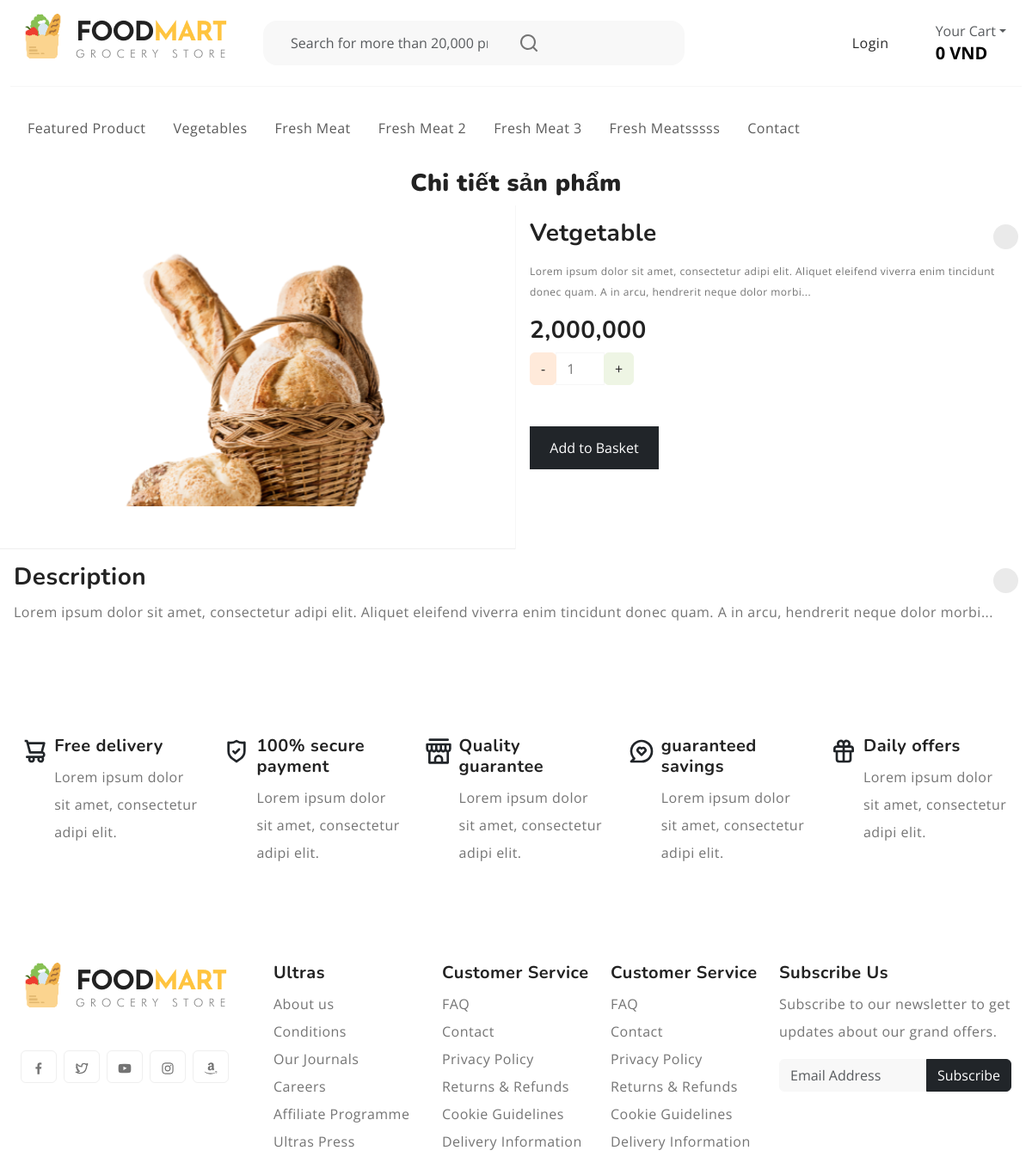
/views/FoodMart/shop-details.php?detail=13, run on the app's committed database.
### tables this page shows
CREATE TABLE `categories` (
  `category_id` int(11) NOT NULL,
  `category_name` varchar(255) DEFAULT NULL,
  `is_host` int(11) NOT NULL,
  `create_at` datetime DEFAULT current_timestamp()
);

CREATE TABLE `products` (
  `product_id` int(11) NOT NULL,
  `category_id` int(11) NOT NULL,
  `name_sp` varchar(250) NOT NULL,
  `price` int(11) NOT NULL,
  `discount` int(11) NOT NULL,
  `img` varchar(500) NOT NULL,
  `content` varchar(5000) NOT NULL,
  `description` longtext NOT NULL,
  `is_host` int(11) NOT NULL,
  `create_at` datetime DEFAULT current_timestamp()
);

### views/FoodMart/controller/headerController.php (called while the page is built, shortened)
<?php
require '../../db/db.php';
mysqli_select_db($conn, "ecommerce");
$sql_categories2 = "SELECT * FROM Categories";
$result_categories2 = $conn->query($sql_categories2);
?>

### views/FoodMart/controller/shopDetailController.php (called while the page is built, shortened)
<?php
require '../../db/db.php';
mysqli_select_db($conn, "ecommerce");
if (isset($_GET["detail"])) {
    $product_id = mysqli_real_escape_string($conn, $_GET["detail"]);
    $sql = "SELECT DISTINCT product_id, name_sp, content, discount, img, price, description, category_id
            FROM Products
            WHERE product_id = '$product_id' LIMIT 1";
    $result = $conn->query($sql);
    if ($result && $result->num_rows > 0) {
        $list = mysqli_fetch_assoc($result);
    } else {
        die("Không tìm thấy sản phẩm với ID đó.");
    }
} else {
    die("Không có ID sản phẩm được cung cấp.");
}
?>

### views/FoodMart/shop-details.php (the view, shortened to what this page needs)
<?php include('controller/shopDetailController.php'); ?>
<!DOCTYPE html>
<html lang="en">
<head>
    <link rel="stylesheet" href="https://cdn.jsdelivr.net/npm/swiper@9/swiper-bundle.min.css">
    <link href="https://cdn.jsdelivr.net/npm/bootstrap@5.3.0-alpha3/dist/css/bootstrap.min.css" rel="stylesheet">
    <link rel="stylesheet" type="text/css" href="css/vendor.css">
    <link rel="stylesheet" type="text/css" href="style.css">
    <link rel="stylesheet" type="text/css" href="css/shopDetail.css">
</head>
<body>
    <?php include('header.php'); ?>
    <section class="mb-5">
        <div class="card">
            <div style="text-align: center;">
                <h3><b>Chi tiết sản phẩm</b> </h3>
            </div>
            <div class="row g-0">
                <div class="col-md-6 border-end">
                    <div class="d-flex flex-column justify-content-center">
                        <div class="main_image">
                            <img src="../admin/upload_mau/<?php echo htmlspecialchars($list['img']); ?>" id="main_product_image" width="350">
                        </div>
                    </div>
                </div>
                <div class="col-md-6">
                    <div class="p-3 right-side">
                        <div class="d-flex justify-content-between align-items-center">
                            <h3><?php echo htmlspecialchars($list['name_sp']); ?></h3>
                            <span class="heart"><i class='bx bx-heart'></i></span>
                        </div>
                        <div class="mt-2 pr-3 content">
                            <p><?php echo htmlspecialchars($list['content']); ?></p>
                        </div>
                        <h3><?php echo number_format($list['price']); ?></h3>
                        <form action="" method="post">
                            <div class="d-flex align-items-center justify-content-between">
                                <div class="input-group product-qty">
                                    <span class="input-group-btn">
                                        <button type="button" class="quantity-left-minus btn btn-danger btn-number" data-type="minus" aria-label="Decrease quantity">
                                            -
                                        </button>
                                    </span>
                                    <input type="number" id="quantity" name="quantity" style="width:10% !important; flex:none;" class="form-control input-number" value="1" min="1" readonly>
                                    <span class="input-group-btn">
                                        <button type="button" class="quantity-right-plus btn btn-success btn-number" data-type="plus" aria-label="Increase quantity">
                                            +
                                        </button>
                                    </span>
                                </div>
                            </div>
                            <div class="buttons d-flex flex-row mt-5 gap-3">
                                <button type="submit" name="add_to_cart" class="btn btn-dark">Add to Basket</button>
                            </div>
                        </form>
                    </div>
                </div>
                <div class="p-3 right-side">
                    <div class="d-flex justify-content-between align-items-center">
                        <h3>Description</h3>
                        <span class="heart"><i class='bx bx-heart'></i></span>
                    </div>
                    <p><?php echo htmlspecialchars($list['content']); ?></p>
                </div>
            </div>
        </div>
    </section>
    <?php include('menuFooter.php'); ?>
    <?php include('footer.php'); ?>
</body>
</html>

### views/FoodMart/header.php (shortened to what this page needs)
<?php include('controller/headerController.php'); ?>
<header>
  <div class="container-fluid">
    <div class="row py-3 border-bottom">
      <div class="col-sm-4 col-lg-3 text-center text-sm-start">
        <div class="main-logo">
          <a href="index.php">
            <img src="images/logo.png" alt="logo" class="img-fluid">
          </a>
        </div>
      </div>
      <div class="col-sm-6 offset-sm-2 offset-md-0 col-lg-5 d-none d-lg-block">
        <div class="search-bar row bg-light p-2 my-2 rounded-4">
          <div class="col-11 col-md-7">
            <form id="search-form" class="text-center" action="index.php" method="post">
              <input type="text" class="form-control border-0 bg-transparent" placeholder="Search for more than 20,000 products" />
            </form>
          </div>
          <div class="col-1">
            <svg xmlns="http://www.w3.org/2000/svg" width="24" height="24" viewBox="0 0 24 24">
              <path fill="currentColor" d="M21.71 20.29L18 16.61A9 9 0 1 0 16.61 18l3.68 3.68a1 1 0 0 0 1.42 0a1 1 0 0 0 0-1.39ZM11 18a7 7 0 1 1 7-7a7 7 0 0 1-7 7Z" />
            </svg>
          </div>
        </div>
      </div>
      <div class="col-sm-8 col-lg-4 d-flex justify-content-end gap-5 align-items-center mt-4 mt-sm-0 justify-content-center justify-content-sm-end">
        <ul class="d-flex justify-content-end list-unstyled m-0">
          <?php if (isset($_SESSION['loggedin']) && $_SESSION['loggedin'] === true): ?>
            <li>Welcome, <?php echo htmlspecialchars($user_name); ?>
              <br />
              <a class="a-left" href="../../login_out.php">Logout</a>
            </li>
          <?php else: ?>
            <li><a href="../../login.php">Login</a></li>
          <?php endif; ?>
        </ul>
        <div class="cart text-end d-none d-lg-block dropdown">
          <button class="border-0 bg-transparent d-flex flex-column gap-2 lh-1" type="button" data-bs-toggle="offcanvas" data-bs-target="#offcanvasCart" aria-controls="offcanvasCart">
            <span class="fs-6 text-muted dropdown-toggle">Your Cart</span>
            <?php
            $total_price = 0;
            echo '<span class="cart-total fs-5 fw-bold">' . number_format($total_price) . ' VND</span>';
            ?> </button>
        </div>
      </div>
    </div>
  </div>
  <div class="container-fluid">
    <div class="row py-3">
      <div class="d-flex  justify-content-center justify-content-sm-between align-items-center">
        <nav class="main-menu d-flex navbar navbar-expand-lg">
          <div class="offcanvas offcanvas-end" tabindex="-1" id="offcanvasNavbar" aria-labelledby="offcanvasNavbarLabel">
            <div class="offcanvas-body">
              <ul class="navbar-nav justify-content-end menu-list list-unstyled d-flex gap-md-3 mb-0">
                <?php while ($category2 = $result_categories2->fetch_assoc()): ?>
                  <li class="nav-item active">
                    <a href="productCategory.php?category_id=<?php echo htmlspecialchars($category2['category_id']); ?>" class="nav-link"><?php echo htmlspecialchars($category2['category_name']); ?></a>
                  </li>
                <?php endwhile; ?>
                <li class="nav-item active">
                    <a href="contact.php" class="nav-link">Contact</a>
                  </li>
              </ul>
            </div>
          </div>
      </div>
    </div>
  </div>
</header>

### views/FoodMart/style.css (style rules this page uses)
:root { --header-height: 160px; --header-height-min: 80px; }
:root { --accent-color: #ffc43f; --dark-color: #222222; --light-dark-color: #727272; --light-color: #fff; --grey-color: #dbdbdb; --light-grey-color: #fafafa; --primary-color: #6995b1; --light-primary-color: #eef1f3; }
:root { --body-font: "Open Sans", sans-serif; --heading-font: "Nunito", sans-serif; }
body { --bs-link-color: #333; --bs-link-hover-color: #333; --bs-link-color-rgb: 40, 40, 40; --bs-link-hover-color-rgb: 0, 0, 0; --bs-light-rgb: 248, 248, 248; --bs-font-sans-serif: "Open Sans", sans-serif; --bs-body-font-family: var(--bs-font-sans-serif); --bs-body-font-size: 1rem; --bs-body-font-weight: 400; --bs-body-line-height: 2; --bs-body-color: #747474; --bs-primary: #ffc43f; --bs-primary-rgb: 255, 196, 63; --bs-success: #a3be4c; --bs-success-rgb: 163, 190, 76; --bs-primary-bg-subtle: #fff9eb; --bs-success-bg-subtle: #eef5e5; --bs-border-color: #f7f7f7; --bs-secondary-rgb: 230, 243, 251; --bs-danger-rgb: 249, 235, 231; --bs-warning-rgb: 255, 249, 235; --bs-info-rgb: 230, 243, 250; }
.btn-success { --bs-btn-color: #222; --bs-btn-bg: #eef5e4; --bs-btn-border-color: #eef5e4; --bs-btn-hover-color: #222; --bs-btn-hover-bg: #9de3c2; --bs-btn-hover-border-color: #9de3c2; --bs-btn-focus-shadow-rgb: 60, 153, 110; --bs-btn-active-color: #222; --bs-btn-active-bg: #9de3c2; --bs-btn-active-border-color: #9de3c2; --bs-btn-active-shadow: inset 0 3px 5px rgba(0, 0, 0, 0.125); --bs-btn-disabled-color: #222; --bs-btn-disabled-bg: #eef5e4; --bs-btn-disabled-border-color: #eef5e4; }
.btn-danger { --bs-btn-color: #222; --bs-btn-bg: #ffeada; --bs-btn-border-color: #ffeada; --bs-btn-hover-color: #222; --bs-btn-hover-bg: #ecc9af; --bs-btn-hover-border-color: #ecc9af; --bs-btn-focus-shadow-rgb: 60, 153, 110; --bs-btn-active-color: #222; --bs-btn-active-bg: #ecc9af; --bs-btn-active-border-color: #ecc9af; --bs-btn-active-shadow: inset 0 3px 5px rgba(0, 0, 0, 0.125); --bs-btn-disabled-color: #222; --bs-btn-disabled-bg: #ffeada; --bs-btn-disabled-border-color: #ffeada; }
body { letter-spacing: 0.03em; }
h1, h2, h3, h4, h5, h6 { font-family: var(--heading-font); color: var(--dark-color); font-weight: 700; }
.container, .container-fluid, .container-lg, .container-md, .container-sm, .container-xl, .container-xxl { --bs-gutter-x: 3rem; }
.container-fluid { max-width: 1600px; }
a { text-decoration: none ; }

### views/FoodMart/css/shopDetail.css (style rules this page uses)
.card { border: none; overflow: hidden }
.main_image { display: flex; justify-content: center; align-items: center; border-bottom: 1px solid #eee; height: 400px; width: 100%; overflow: hidden }
.heart { height: 29px; width: 29px; background-color: #eaeaea; border-radius: 50%; display: flex; justify-content: center; align-items: center }
.content p { font-size: 12px }
.right-side { position: relative }
.buttons .btn { height: 50px; width: 150px; border-radius: 0px !important }

### data on the page
categories: category_name "Featured Product"
categories: category_name "Vegetables"
categories: category_name "Fresh Meat"
categories: category_name "Fresh Meat 2"
categories: category_name "Fresh Meat 3"
categories: category_name "Fresh Meatsssss"
products: img (picture), name_sp "Vetgetable", content "Lorem ipsum dolor sit amet, consectetur adipi elit. Aliquet eleifend viverra enim tincidunt donec quam. A in arcu, hendrerit neque dolor morbi...", price "2,000,000"

### other printed values
$total_price "0"
